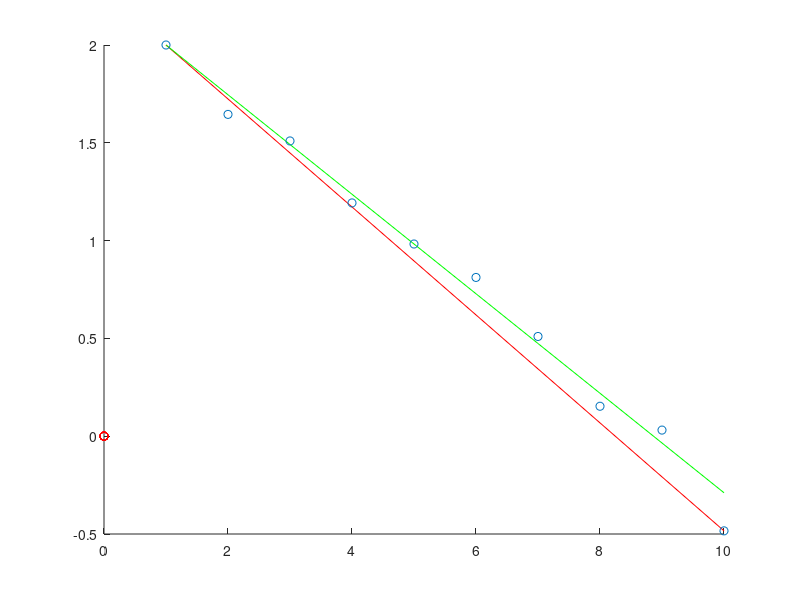

This chart was generated by the following MATLAB code:
close all, clear all, clc

n=10;
x=zeros(1,n);
y=zeros(1,n);
x(1,1) = 1;
y(1,1) = 2;


for i=2:n
    
  x(1,i) = x(1,i-1) + 1;
  y(1,i) = y(1,i-1) - 0.2 +0.2*randn(1);
     
end

hold on;

%% Retta con I e ultimo punto del set

m = (y(1,1)-y(1,end))/(x(1,1)-x(1,end));
q = y(1,1) - x(1,1)*m;


y1 = zeros(1,n);

for i=1:n
    
   y1(1,i) = m*x(1,i)+q;
    
    
end

plot(x,y1,'r');

%% Retta con RANSAC

inlier = zeros(1,n);
outlier = zeros(1,n);
num_sample = 2;
ransac_iteration = 200;
score_best = 0;
error_inf = inf;
dist_threshold = 0.2;
mbest = 0;
qbest = 0;

for iter=1:ransac_iteration
    
    x_sample = zeros(1,num_sample);
    y_sample = zeros(1,num_sample);
    sample = zeros(n);
    j = 0;
    while j < num_sample
        k = randi(n);
        while sample(k) == 1
            k = mod(k, n)+1;
        end
        j = j + 1;
        x_sample(:,j) = x(1,k);
        y_sample(:,j) = y(1,k);
        sample(k) = 1;
    end
    
    %Perform line fitting
    m = (y_sample(1,1)-y_sample(1,end))/(x_sample(1,1)-x_sample(1,end));
    q = y_sample(1,1) - x_sample(1,1)*m;
    
    %Perform error calculation
    y_rep = zeros(1,n);
    error = zeros(1,n);
    for i=1:n
       
       y_rep(1,i)=m*x(1,i)+q; 
       error(1,i) = abs(y_rep(1,i)-y(1,i));
       
    end
    
    %Consensus
    sample_inlier = error <= dist_threshold;
    score = sum(sample_inlier);
    error_sum = sum(error(sample_inlier));
    
    %Take the best scoring sample set
    if ( score > score_best ) || ...
       ( score == score_best && error_sum < error_best )
        error_best = error_sum;
        score_best = score;
        inlier = sample_inlier;
        outlier = 1 - sample_inlier;
        mbest=m;
        qbest=q;

    end    

    
end

in=1;
out=1;

out_x = zeros(1,n);
out_y = zeros(1,n);
in_x = zeros(1,n);
in_y = zeros(1,n);

for i=1:n
  
    if(outlier(1,i)==1)
        out_x(1,out) = x(1,i);
        out_y(1,out) = y(1,i);
        out = out+1;
    end
    
    if(inlier(1,i)==1)
        in_x(1,in) = x(1,i);
        in_y(1,in) = y(1,i);
        in = in+1;
    end
end
y2 = zeros(1,n);

for i=1:n
    
   y2(1,i) = mbest*x(1,i)+qbest;
    
    
end

disp(['(inlier, outlier) = ', num2str(sum(inlier)), ', ', num2str(n-sum(inlier)), ...
      ' (error=',num2str(error_best/sum(inlier)), ')']);

plot(x,y2,'g');
plot(out_x,out_y,'or');
plot(in_x,in_y,'o');
        
        